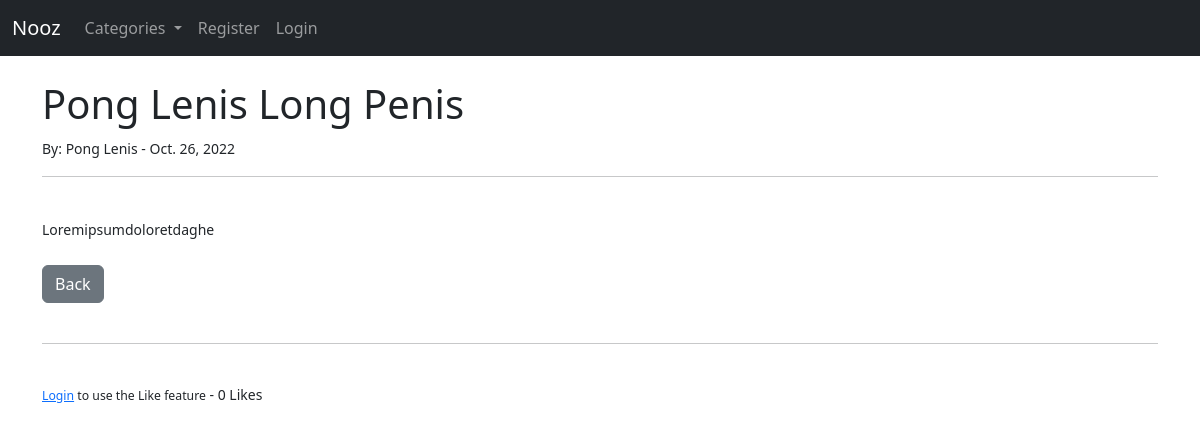
The page /post/18 on the database its author committed.
### nooz2/models.py (models this page shows, shortened)
class Post(models.Model):
    title = models.CharField(max_length=255)
    title_tag = models.CharField(max_length=255)
    description = models.CharField(max_length=50, default='Click above to read more')
    author = models.ForeignKey(User, on_delete=models.CASCADE)
    body = models.TextField()
    timestamp = models.DateField(auto_now_add=True)
    category = models.CharField(max_length=255, default='News')
    likes = models.ManyToManyField(User, related_name='post_user')
    def total_likes(self):
        return self.likes.count()

### nooz2/views.py (the view)
# urls.py: path('post/<int:pk>', PostDetailView.as_view(), name="post-detail"),
class PostDetailView(DetailView):
    model = Post
    template_name = 'post_details.html'
    def get_context_data(self, *args, **kwargs):
        category_menu = Category.objects.all()
        context = super(PostDetailView, self).get_context_data(*args, **kwargs)
        stuff = get_object_or_404(Post, id=self.kwargs['pk'])
        total_likes = stuff.total_likes()
        liked = False
        if stuff.likes.filter(id=self.request.user.id).exists():
            liked = True
        context ["category_menu"] = category_menu
        context["total_likes"] = total_likes
        context["liked"] = liked
        return context

### nooz2/models.py (called while the page is built)
    def __str__(self):
        return self.name

### templates/post_details.html (shortened to what this page needs)
{% extends 'base.html' %}
{% block content %}
    <h1>{{ post.title }}</h1>
        <small>By:
            {{ post.author.first_name }}
            {{ post.author.last_name }} -
            {{ post.timestamp }}
    <hr>
    <br/>
    {{ post.body|safe }}
    <br/><br/>
    <a href="{% url 'home' %}" class="btn btn-secondary">Back</a>
    <br/><br/>
    <hr>
    <br/>
    <form action="{% url 'like_post' post.pk %}" method="POST">
    {% if user.is_authenticated %}
        {% if liked %}
            <button type="submit", name="post_id", value="{{post.id}}", class="btn btn-danger btn-sm">Unlike</button>
        {% else %}
            <button type="submit", name="post_id", value="{{post.id}}", class="btn btn-primary btn-sm">Like</button>
        {% endif %}
    {% else %}
        <small><a href="{% url 'login' %}">Login</a>
           to use the Like feature</small>
    {% endif %}
        - {{ total_likes }} Likes
    </form>
{% endblock %}

### rows shown on the page
Post: title "Pong Lenis Long Penis", author.first_name "Pong", author.last_name "Lenis", timestamp "Oct. 26, 2022", body "Loremipsumdoloretdaghe"

### other values the page prints
{{ total_likes }} "0"
